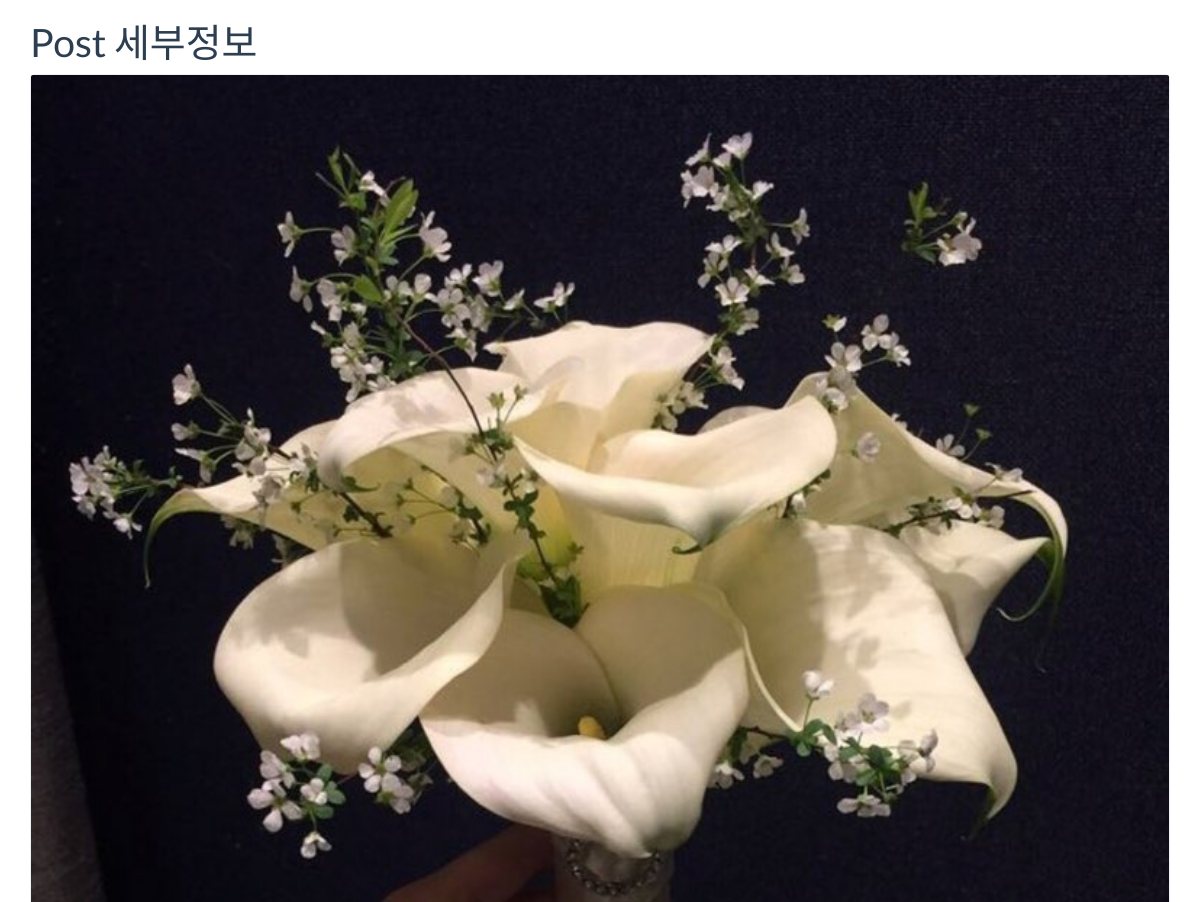
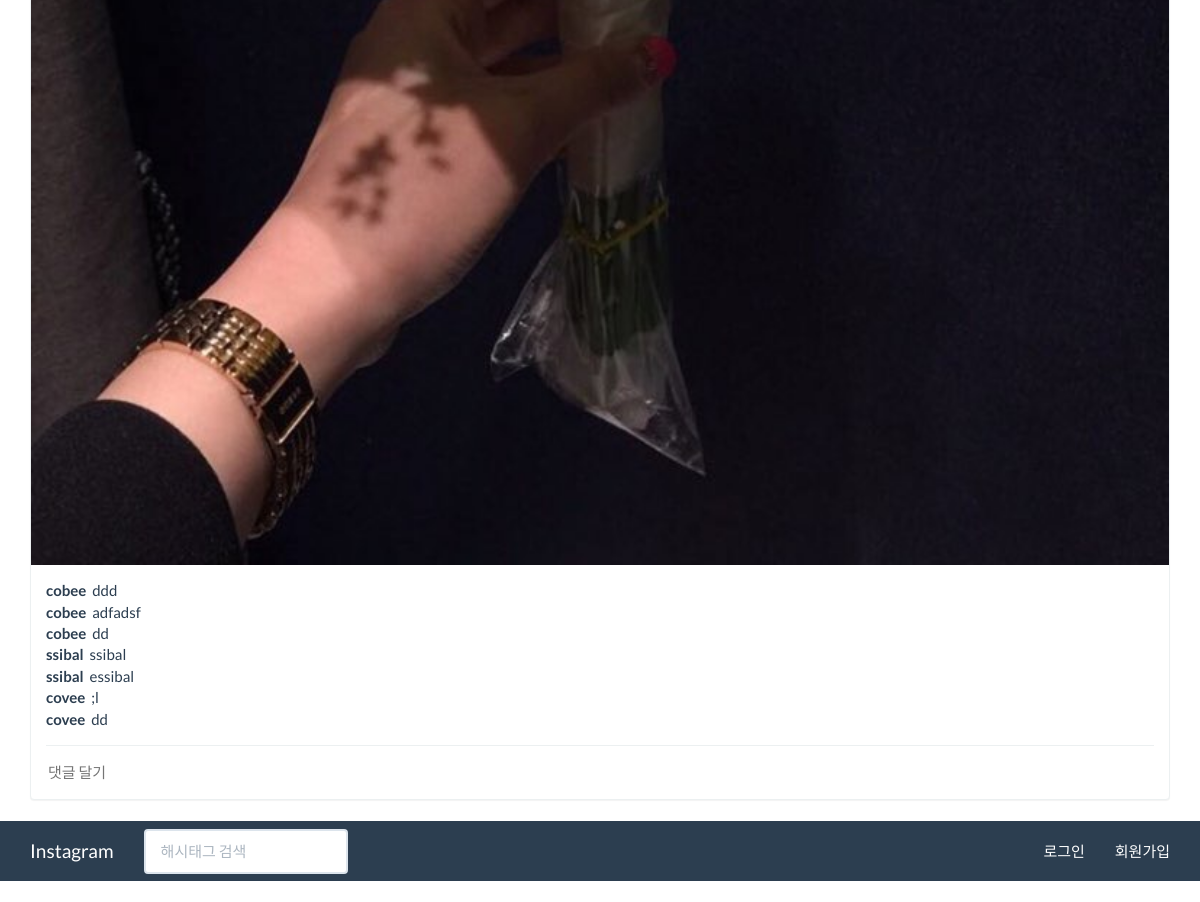
The app's page /post/1/ with its own data (2 pictures, top to bottom).
### post/models.py (models this page shows, shortened)
class Post(models.Model):
	author = models.ForeignKey(settings.AUTH_USER_MODEL)
	photo = models.ImageField(upload_to='post')

class Comment(models.Model):
	post = models.ForeignKey(Post)
	author = models.ForeignKey(settings.AUTH_USER_MODEL)
	content = models.TextField(max_length=1000)

### member/models.py (models this page shows)
class User(AbstractUser):
	pass

### post/views.py (the view)
# urls.py: url(r'^(?P<post_pk>\d+)/$', views.post_detail, name='post_detail'),
def post_detail(request, post_pk):
	post = get_object_or_404(Post, pk=post_pk)
	comment_form = CommentForm()
	context = {
		'post': post,
		'comment_form': comment_form,
	}
	return render(request, 'post/post_detail.html', context)

### post/forms.py (shortened to what this page needs)
class CommentForm(forms.ModelForm):
	class Meta:
		model = Comment
		fields = (
			'content',
		)
		widgets = {
			'content': forms.TextInput(
				attrs = {
					'class': 'content',
					'placeholder': '댓글 달기',
				}
			)
		}

### post/templates/post/post_detail.html
{% extends 'base.html' %}
{% block title %}Post 세부정보{% endblock %}
{% block content %}
<div>
	{% include 'include/post.html' with post_type='detail' %}
</div>
{% endblock %}

### templates/include/post.html (shortened to what this page needs)
<div class="panel panel-default post-item">
	{% if post_type == 'list' %}
	<a href="{% url 'post:post_detail' post_pk=post.pk %}">
		<img src="{{ post.photo.url }}" alt="" class="post-image">
	</a>
	{% else %}
		<img src="{{ post.photo.url }}" alt="" class="post-image">
	{% endif %}
	<div class="panel-body">
		{% if post.comment_set.exists %}
		<ul class="comment-list">
			{% for comment in post.comment_set.all %}
			<li class="comment">
				<span class="comment-author">{{ comment.author }}</span>
				<span class="comment-content">{{ comment.content }}</span>
			</li>
			{% endfor %}
		</ul>
		<hr>
		{% endif %}
		<form
		action="{% url 'post:comment_create' post_pk=post.pk %}?next=
		{% if post_type == 'list' %}
			{% url 'post:post_list' %}#post-{{ post.pk }}
		{% elif post_type == 'detail' %}
			{% url 'post:post_detail' post_pk=post.pk %}
		{% endif %}"
		method="POST"
		class="comment-form">
			{{ comment_form.content }}
		</form>
	</div>
</div>

### post/static/css/style.css (style rules this page uses)
ul, ol { padding: 0; margin: 0; list-style-type: none; }
.post-item .post-image { width: 100%; border-top-left-radius: 2px; border-top-right-radius: 2px; }
.post-item hr { margin-top: 15px; margin-bottom: 15px; }
.post-item .comment-form input.content { border: 0; width: 100%; outline: none; }
.post-item .comment-list { vertical-align: middle; }
.post-item .comment-list .comment .comment-author { font-weight: bold; margin-right: 3px; }

### records on screen
Post: photo (picture)
Comment: author "cobee", content "ddd"
Comment: author "cobee", content "adfadsf"
Comment: author "cobee", content "dd"
Comment: author "ssibal", content "ssibal"
Comment: author "ssibal", content "essibal"
Comment: author "covee", content ";l"
Comment: author "covee", content "dd"
